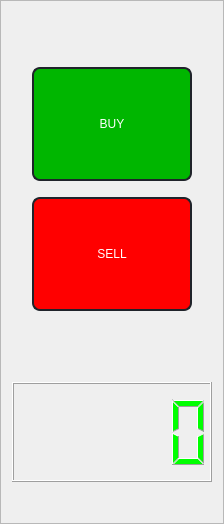
                    <widget class="QFrame" name="frame_41">
                     <property name="styleSheet">
                      <string notr="true">QPushButton{
	padding: 5px 8px;
	margin: 5px 0;
	text-align: center;
	border-radius: 8px;
	border: 2px solid rgb(31, 35, 42);
	font: 63 12pt &quot;Yu Gothic UI Semibold&quot;;
	color: #ffffff;
	width: 60px;
	height: 100px;
}</string>
                     </property>
                     <property name="frameShape">
                      <enum>QFrame::StyledPanel</enum>
                     </property>
                     <property name="frameShadow">
                      <enum>QFrame::Raised</enum>
                     </property>
                     <layout class="QVBoxLayout" name="verticalLayout_60">
                      <item alignment="Qt::AlignTop">
                       <widget class="QLabel" name="strengthBar_5">
                        <property name="sizePolicy">
                         <sizepolicy hsizetype="Expanding" vsizetype="Preferred">
                          <horstretch>0</horstretch>
                          <verstretch>0</verstretch>
                         </sizepolicy>
                        </property>
                        <property name="styleSheet">
                         <string notr="true">font: 63 30pt &quot;Nirmala UI Semilight&quot;;
color: rgb(0, 255, 0);
width: 60px;
height: 100px;
padding: 10px;
margin: 5px;
</string>
                        </property>
                        <property name="text">
                         <string/>
                        </property>
                        <property name="alignment">
                         <set>Qt::AlignCenter</set>
                        </property>
                       </widget>
                      </item>
                      <item alignment="Qt::AlignHCenter">
                       <widget class="QPushButton" name="signalBanner">
                        <property name="sizePolicy">
                         <sizepolicy hsizetype="Fixed" vsizetype="Fixed">
                          <horstretch>0</horstretch>
                          <verstretch>0</verstretch>
                         </sizepolicy>
                        </property>
                        <property name="minimumSize">
                         <size>
                          <width>160</width>
                          <height>0</height>
                         </size>
                        </property>
                        <property name="styleSheet">
                         <string notr="true">QPushButton{
	background-color: rgb(0, 182, 0);
}

QPushButton:hover{
	background-color: #56ff11;
}</string>
                        </property>
                        <property name="text">
                         <string>BUY</string>
                        </property>
                        <property name="icon">
                         <iconset>
                          <normaloff>:/appicon/bx-line-chart.svg</normaloff>:/appicon/bx-line-chart.svg</iconset>
                        </property>
                        <property name="iconSize">
                         <size>
                          <width>30</width>
                          <height>30</height>
                         </size>
                        </property>
                       </widget>
                      </item>
                      <item alignment="Qt::AlignHCenter">
                       <widget class="QPushButton" name="signalBanner_2">
                        <property name="sizePolicy">
                         <sizepolicy hsizetype="Fixed" vsizetype="Fixed">
                          <horstretch>0</horstretch>
                          <verstretch>0</verstretch>
                         </sizepolicy>
                        </property>
                        <property name="minimumSize">
                         <size>
                          <width>160</width>
                          <height>0</height>
                         </size>
                        </property>
                        <property name="styleSheet">
                         <string notr="true">QPushButton{
	background-color: rgb(255, 0, 0);
}

QPushButton:hover{
	background-color: rgb(255, 30, 14);
}</string>
                        </property>
                        <property name="text">
                         <string>SELL</string>
                        </property>
                        <property name="icon">
                         <iconset>
                          <normaloff>:/appicon/bx-line-chart-down.svg</normaloff>:/appicon/bx-line-chart-down.svg</iconset>
                        </property>
                        <property name="iconSize">
                         <size>
                          <width>30</width>
                          <height>30</height>
                         </size>
                        </property>
                       </widget>
                      </item>
                      <item>
                       <widget class="QLabel" name="telegramCurrency">
                        <property name="styleSheet">
                         <string notr="true">font: 16pt &quot;Nirmala UI Semilight&quot;;
color: rgb(0, 255, 0);
padding: 5px 10px;</string>
                        </property>
                        <property name="text">
                         <string/>
                        </property>
                        <property name="alignment">
                         <set>Qt::AlignCenter</set>
                        </property>
                       </widget>
                      </item>
                      <item>
                       <widget class="QLabel" name="telegramEntry">
                        <property name="styleSheet">
                         <string notr="true">font: 16pt &quot;Nirmala UI Semilight&quot;;
color: rgb(0, 255, 0);
padding: 5px 10px;</string>
                        </property>
                        <property name="text">
                         <string/>
                        </property>
                        <property name="alignment">
                         <set>Qt::AlignCenter</set>
                        </property>
                       </widget>
                      </item>
                      <item>
                       <widget class="QLCDNumber" name="timerBar_3">
                        <property name="sizePolicy">
                         <sizepolicy hsizetype="Expanding" vsizetype="Expanding">
                          <horstretch>0</horstretch>
                          <verstretch>0</verstretch>
                         </sizepolicy>
                        </property>
                        <property name="minimumSize">
                         <size>
                          <width>200</width>
                          <height>100</height>
                         </size>
                        </property>
                        <property name="styleSheet">
                         <string notr="true">font: 63 30pt;
color: rgb(0, 255, 0);</string>
                        </property>
                       </widget>
                      </item>
                      <item>
                       <widget class="QLabel" name="telegramTime">
                        <property name="styleSheet">
                         <string notr="true">font: 16pt &quot;Nirmala UI Semilight&quot;;
color: rgb(0, 255, 0);
padding: 5px 10px;</string>
                        </property>
                        <property name="text">
                         <string/>
                        </property>
                        <property name="alignment">
                         <set>Qt::AlignCenter</set>
                        </property>
                       </widget>
                      </item>
                     </layout>
                    </widget>
